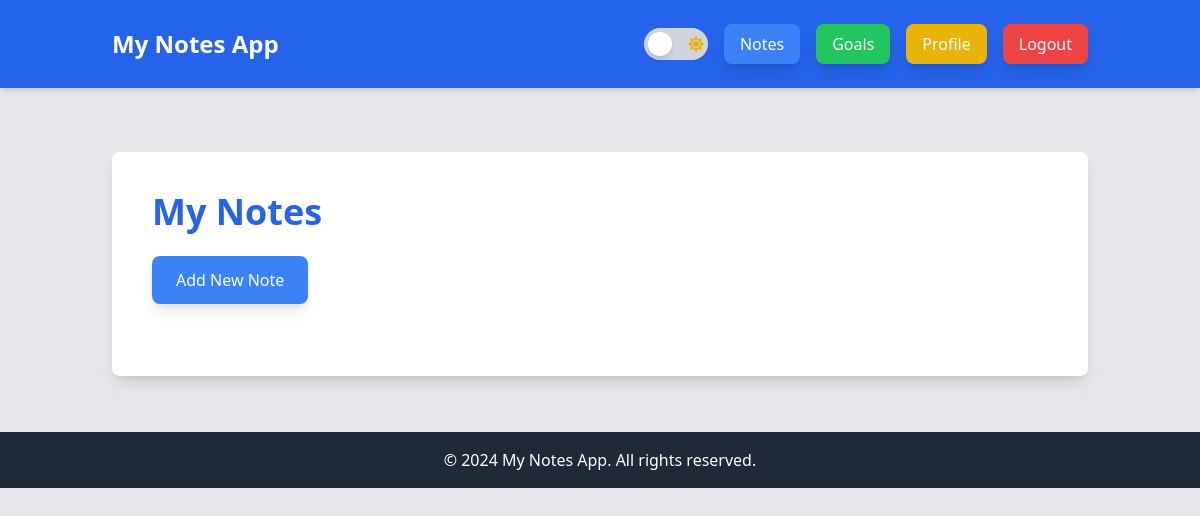
The page /notes/ (signed in) on the database as committed earlier.
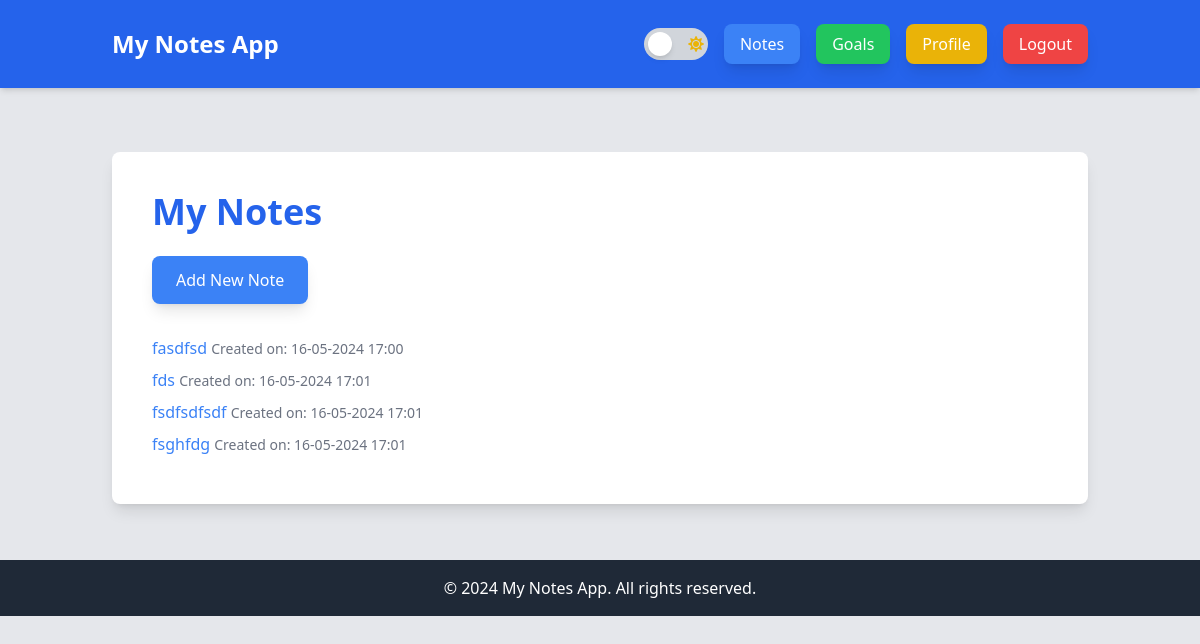
The same page on the database as committed later.
### notes_app/models.py (models this page shows, shortened)
class Note(models.Model):
    user = models.ForeignKey(User, on_delete=models.CASCADE)
    title = models.CharField(max_length=200)
    content = models.TextField()
    created_at = models.DateTimeField(auto_now_add=True)

### notes_app/views.py (the view)
# urls.py: path('notes/', note_list, name='note_list'),
@login_required
def note_list(request):
    notes = Note.objects.filter(user=request.user)
    return render(request, 'notes_app/note_list.html', {'notes': notes})

### notes_app/templates/notes_app/note_list.html (shortened to what this page needs)
{% extends "base.html" %}
{% block content %}
<div class="bg-white dark:bg-gray-800 p-10 shadow-lg rounded-lg mt-10">
    <h1 class="text-4xl font-bold text-blue-600 dark:text-blue-400 mb-6">My Notes</h1>
    <a href="{% url 'note_create' %}" class="bg-blue-500 text-white px-6 py-3 rounded-lg shadow-lg hover:bg-blue-700 mb-4 inline-block">Add New Note</a>
    <ul class="mt-4">
        {% for note in notes %}
            <li class="mb-2">
                <a href="{% url 'note_detail' note.pk %}" class="text-blue-500 hover:underline">{{ note.title }}</a>
                <span class="text-gray-500 text-sm">Created on: {{ note.created_at|date:"d-m-Y H:i" }}</span>
            </li>
        {% endfor %}
    </ul>
</div>
{% endblock %}

Rows that differ between the two databases and show on the page:
added Note: title "fasdfsd", created_at "16-05-2024 17:00"
added Note: title "fds", created_at "16-05-2024 17:01"
added Note: title "fsdfsdfsdf", created_at "16-05-2024 17:01"
added Note: title "fsghfdg", created_at "16-05-2024 17:01"
